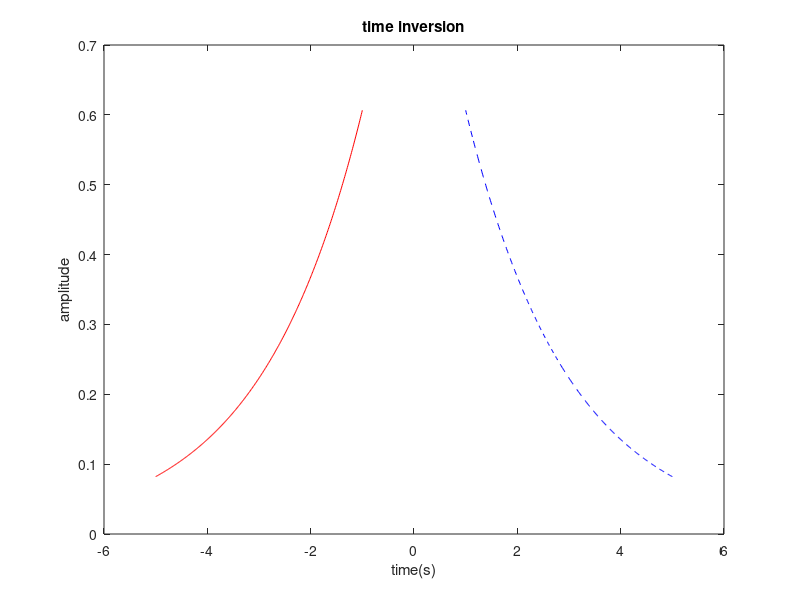

Write the MATLAB code that produced this figure.
% Define the original time vector
t = -5:0.01:-1;
y = exp(t/2);
plot(t,y, 'r', -t, y, 'b--');
xlabel('time(s)');
ylabel('amplitude');
title('time inversion');